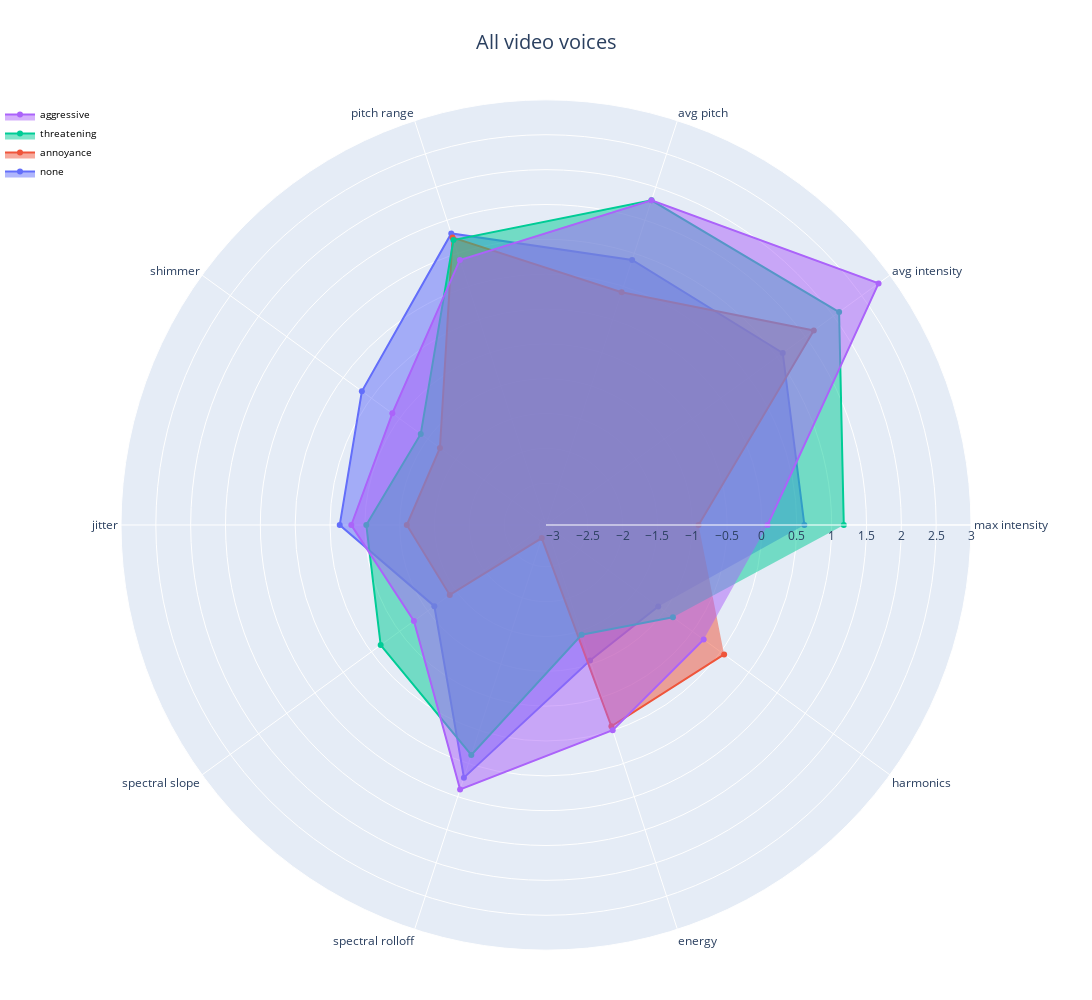

This figure's notebook cell:
### Code cell
radarPlotDataframes(no_noise, 'All video voices', 'parent', -3.1, 3 )

### Figure 1 — Plotly figure (JSON) as saved in the notebook; plotly's stock layout.template omitted (floating-point values rounded to 4 significant figures)
{"data": [{"fill": "toself", "name": "none", "r": [0.6085, 1.1, 0.9, 1.3, 0.1667, -0.1392, -1.119, 0.7125, -1.056, -1.109, 0.5003, 0.7208, -0.4244], "subplot": "polar", "theta": ["max intensity", "avg intensity", "avg pitch", "pitch range", "shimmer", "jitter", "spectral slope", "spectral rolloff", "energy", "harmonics"], "type": "scatterpolar"}, {"fill": "toself", "name": "annoyance", "r": [-0.9103, 1.651, 0.4127, 1.238, -1.219, -1.102, -1.393, -2.903, -0.0631, 0.06008, 0.6355, -0.2549, -0.7328], "subplot": "polar", "theta": ["max intensity", "avg intensity", "avg pitch", "pitch range", "shimmer", "jitter", "spectral slope", "spectral rolloff", "energy", "harmonics"], "type": "scatterpolar"}, {"fill": "toself", "name": "threatening", "r": [1.174, 2.1, 1.8, 1.2, -0.8781, -0.5208, -0.1671, 0.3692, -1.444, -0.8479, 0.5473, 0.2984, -0.5579], "subplot": "polar", "theta": ["max intensity", "avg intensity", "avg pitch", "pitch range", "shimmer", "jitter", "spectral slope", "spectral rolloff", "energy", "harmonics"], "type": "scatterpolar"}, {"fill": "toself", "name": "aggressive", "r": [0.08013, 2.8, 1.8, 0.9, -0.3735, -0.3056, -0.7566, 0.8903, -0.002856, -0.3026, 0.5021, 1.528, -0.4885], "subplot": "polar", "theta": ["max intensity", "avg intensity", "avg pitch", "pitch range", "shimmer", "jitter", "spectral slope", "spectral rolloff", "energy", "harmonics"], "type": "scatterpolar"}], "layout": {"annotations": [{"font": {"size": 20}, "showarrow": false, "text": "All video voices", "x": 0.5, "xanchor": "center", "xref": "paper", "y": 1.05, "yanchor": "bottom", "yref": "paper"}], "autosize": false, "height": 1000, "legend": {"font": {"color": "black", "size": 10}, "traceorder": "reversed", "x": 0, "y": 1}, "margin": {"b": 50, "l": 0, "r": 0, "t": 100}, "polar": {"domain": {"x": [0, 1], "y": [0, 1]}, "radialaxis": {"range": [-3.1, 3], "visible": true}}, "showlegend": true, "width": 1200}}
